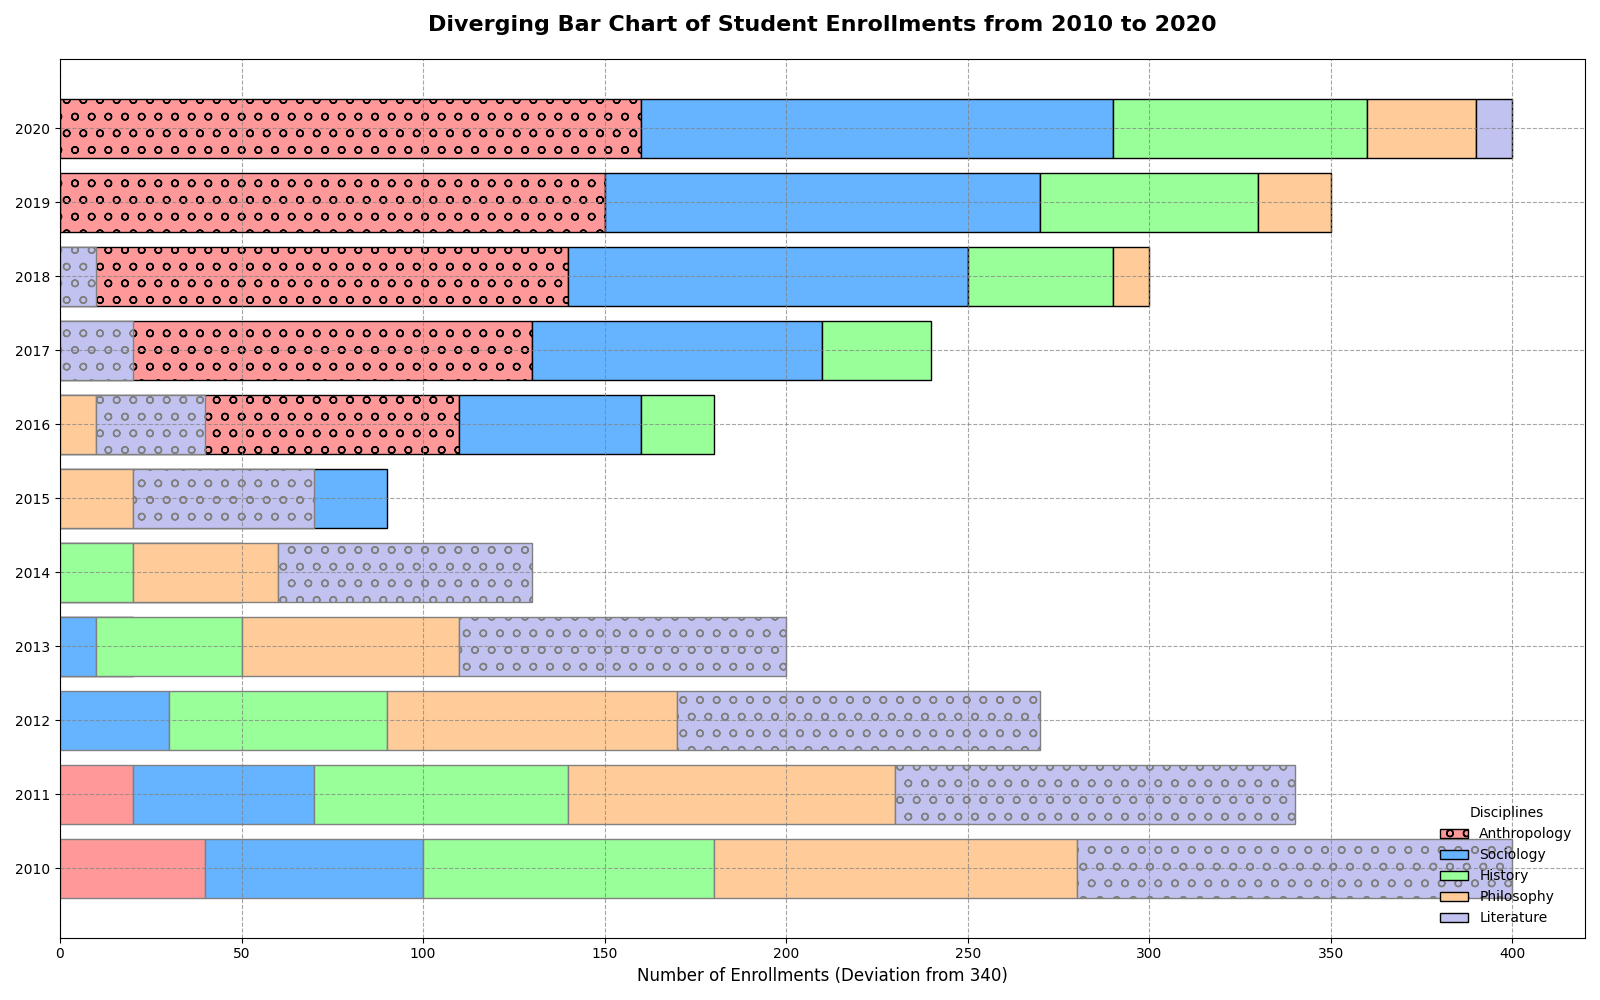

Here is the Python script that generated this plot:
import matplotlib.pyplot as plt
import numpy as np

years = np.arange(2010, 2021)

enrollments = {
    "Anthropology": [300, 320, 340, 360, 380, 400, 450, 470, 480, 490, 500],
    "Sociology": [280, 290, 310, 330, 350, 370, 390, 420, 450, 460, 470],
    "History": [260, 270, 280, 300, 320, 340, 360, 370, 380, 400, 410],
    "Philosophy": [240, 250, 260, 280, 300, 320, 330, 340, 350, 360, 370],
    "Literature": [220, 230, 240, 250, 270, 290, 310, 320, 330, 340, 350],
}

colors = ['#ff9999', '#66b3ff', '#99ff99', '#ffcc99', '#c2c2f0']

fig, ax = plt.subplots(figsize=(16, 10))

x = np.arange(len(years))

neg_offsets = np.zeros_like(years)
pos_offsets = np.zeros_like(years)

# Changed marker style
marker_styles = ['o', 'v', '^', '<', '>']

for i, (discipline, counts) in enumerate(enrollments.items()):
    pos_bars = np.array(counts) > 340
    ax.barh(x[pos_bars], np.array(counts)[pos_bars] - 340, left=pos_offsets[pos_bars], 
            color=colors[i], label=discipline, edgecolor='black', hatch=marker_styles[i % len(marker_styles)])
    pos_offsets[pos_bars] += np.array(counts)[pos_bars] - 340

    ax.barh(x[~pos_bars], 340 - np.array(counts)[~pos_bars], left=neg_offsets[~pos_bars], 
            color=colors[i], edgecolor='grey', hatch=marker_styles[(i+1) % len(marker_styles)])
    neg_offsets[~pos_bars] += 340 - np.array(counts)[~pos_bars]

# Modified central axis indicator with a different linestyle and linewidth
ax.axvline(0, color='red', linestyle=':', linewidth=1.5)

# Added grid lines with different style
ax.grid(visible=True, linestyle='--', color='grey', alpha=0.7)

ax.set_title("Diverging Bar Chart of Student Enrollments from 2010 to 2020", fontsize=16, fontweight='bold', pad=20)
ax.set_xlabel("Number of Enrollments (Deviation from 340)", fontsize=12)
ax.set_yticks(x)
ax.set_yticklabels(years, fontsize=10)

# Changed legend location and frame
ax.legend(title="Disciplines", loc='lower right', frameon=False)

plt.tight_layout()
plt.show()
